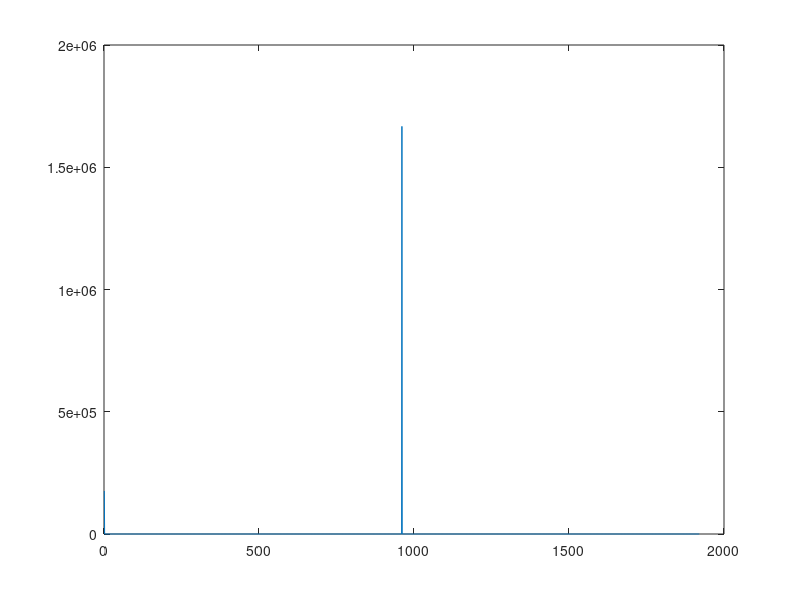

Write MATLAB code to recreate this figure.
%% blazed grating
close all;clc;
N=3;a=1;
T=a*N;
A=0.5;
t0=zeros(T,1);
for n=1:N
    t0((n-1)*a+1:n*a)=ones(a,1)*exp(1j*2*pi*A*(n-1)/N);
end
t0=t0/sqrt(T);

W=1920;
t=zeros(W,1);
% plot(unwrap(angle(t0)))
for l=1:floor(W/T)
    t((l-1)*T+1:l*T)=t0;
end
t(floor(W/T)*T+1:end)=t0(1:mod(W,T));
% plot((angle(t)))

I=abs(fftshift(fft(fftshift(t)))).^2;
% plot(I)
sum(I)


%% common grating
close all;clc;
N=2;a=1;
T=a*N;
x=-a/2:a/2;
A=0.2;
t0=zeros(T,1);
for n=1:N
    t0((n-1)*a+1:n*a)=ones(a,1)*exp(1j*2*pi*A*(n-1)/N);
end
t0=t0/sqrt(T);
W=1920;
t=zeros(W,1);
% plot(unwrap(angle(t0)))
for l=1:floor(W/T)
    t((l-1)*T+1:l*T)=t0;
end
t(floor(W/T)*T+1:end)=t0(1:mod(W,T));
% plot((angle(t)))

I=abs(fftshift(fft(fftshift(t)))).^2;
plot(I)
sum(I)
